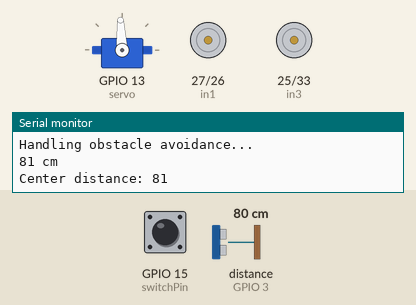
Recording of a sketch running on a simulated ESP32. Parts: servo, motor-driver pin pairs drawn as motors (green arrow = first pin HIGH = forward, orange = second pin HIGH = backward, longer = more drive, scaled by the enable pin), the last lines printed to the serial monitor. The test bench sets the inputs (shaded band); at power-on: distance to the obstacle (sensor on GPIO 3) 80 cm, GPIO 15 (switchPin) HIGH. The echo pulse lasts 58.3 µs per cm; WiFi joins after 1.5 s; servers stay silent unless stated.

Above: at 3.2 s.
3.3 s: distance to the obstacle (sensor on GPIO 3) set to 21 cm
6.4 s: distance to the obstacle (sensor on GPIO 3) set to 18 cm
At 10.3 s:
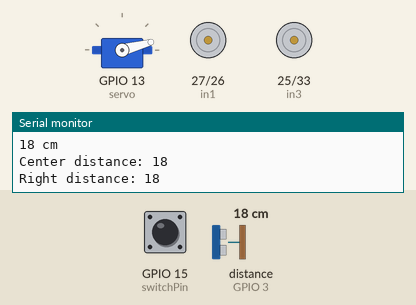
10.7 s: GPIO 15 (switchPin) pulled LOW for 3.2 s
At 16.9 s:
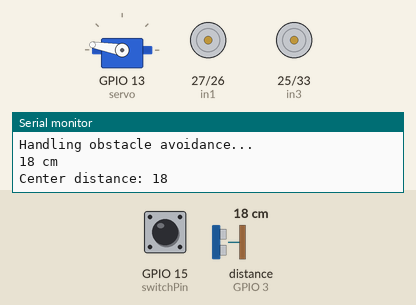
17.6 s: distance to the obstacle (sensor on GPIO 3) set to 35 cm
20.6 s: distance to the obstacle (sensor on GPIO 3) set to 2 cm
At 25.2 s:
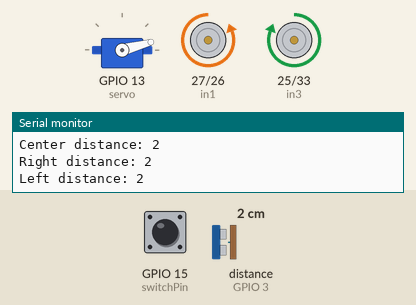
Timing chart, 0 to 25.9 s (numbered marks = the images above; inputs shaded):
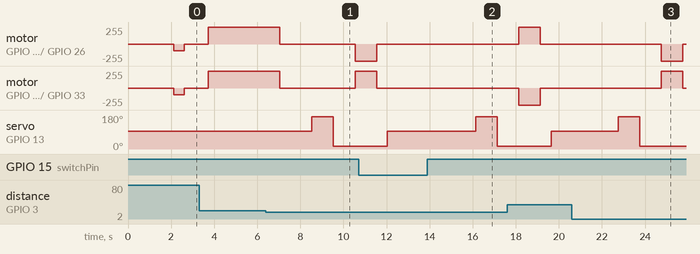

Measured:
- the behaviour switches between 20 and 19 cm on distance to the obstacle (sensor on GPIO 3) (found by bisection; images 0 and 1)
- after the input at 6.4 s, motor on GPIO 27 (in1) / GPIO 26 (in2): forward 255/255 → stopped after 0.63 s, → backward 255/255 3.5 s later; motor on GPIO 25 (in3) / GPIO 33 (in4): forward 255/255 → stopped after 0.63 s, → forward 255/255 3.5 s later; servo on GPIO 13 (servo): 93° → 170° after 2.1 s, → 15° 1.0 s later
- after the input at 10.7 s, motor on GPIO 27 (in1) / GPIO 26 (in2), motor on GPIO 25 (in3) / GPIO 33 (in4): goes on until 11.5 s, then stays stopped
- after the input at 20.6 s, motor on GPIO 27 (in1) / GPIO 26 (in2): stopped → backward 255/255 after 4.1 s, → stopped 1.0 s later; motor on GPIO 25 (in3) / GPIO 33 (in4): stopped → forward 255/255 after 4.1 s instead of 0.65 s; servo on GPIO 13 (servo): 93° → 170° after 2.1 s, → 15° 1.0 s later

The sketch:

roboMovementEsp32.ino
```cpp
// SO, THIS IS MY ROBOT CODE , WHICH CHANGES MODES THROUGH SWITCH FROM RC TO SELF MOVE
#include <ESP32Servo.h>
#include <WiFi.h>
#include <AsyncUDP.h>
#include <Arduino.h>
#include "DataParser.h"
#include <NewPing.h>

#define TRIGGER_PIN 1
#define ECHO_PIN 3
#define MAX_DISTANCE 200
#define switchPin 15
const char *ssid = "Redmi 9";
const char *password = "45454455";
const int udpPort = 12345;
DataParser dataParser;

int Speed = 50;
int Right_speed = 0;
int Left_speed = 0;
AsyncUDP udp;
Servo servo;
NewPing sonar(TRIGGER_PIN, ECHO_PIN, MAX_DISTANCE);
const int in1 = 27;
const int in2 = 26;
const int ena = 14;
const int in3 = 25;
const int in4 = 33;
const int enb = 32;

bool obstacleDetected = false;

void setup()
{
  Serial.begin(115200);

  pinMode(in1, OUTPUT);
  pinMode(in2, OUTPUT);
  pinMode(ena, OUTPUT);

  pinMode(in3, OUTPUT);
  pinMode(in4, OUTPUT);
  pinMode(enb, OUTPUT);

  servo.attach(13);
  servo.writeMicroseconds(1500);
  pinMode(switchPin, INPUT_PULLUP);

  WiFi.begin(ssid, password);

  while (WiFi.status() != WL_CONNECTED)
  {
    delay(1000);
    Serial.println("Connecting to WiFi...");
  }

  Serial.println("Connected to WiFi");

  if (udp.listen(udpPort))
  {
    Serial.print("UDP Listening on IP: ");
    Serial.println(WiFi.localIP());
    udp.onPacket([](AsyncUDPPacket packet)
                 {
      String IncomingData = (char*)packet.data();
      dataParser.parseData(IncomingData, ',');

      Speed = (dataParser.getField(1)).toInt();
      Left_speed = Speed;
      Right_speed = Speed; });
  }
}

void loop()
{
  int switchState = digitalRead(switchPin);

  if (switchState == LOW)
  {
    Serial.println("Handling commands...");
    handleCommands();
  }
  else
  {
    Serial.println("Handling obstacle avoidance...");
    handleObstacleAvoidance();
  }

  delay(1000); // Add a delay to avoid overwhelming the serial monitor
}

void handleCommands()
{
  if (dataParser.getField(0) == "f")
  {
    forward(Left_speed, Right_speed);
    Serial.println("fwd");
    obstacleDetected = false; // Reset obstacle detection flag when moving forward
  }
  if (dataParser.getField(0) == "b")
  {
    backward(Left_speed, Right_speed);
    Serial.println("bck");
    obstacleDetected = false; // Reset obstacle detection flag when moving backward
  }
  if (dataParser.getField(0) == "l")
  {
    left(Left_speed, Right_speed);
    Serial.println("left");
    obstacleDetected = false; // Reset obstacle detection flag when turning left
  }
  if (dataParser.getField(0) == "r")
  {
    right(Left_speed, Right_speed);
    Serial.println("right");
    obstacleDetected = false; // Reset obstacle detection flag when turning right
  }
  if (dataParser.getField(0) == "s")
  {
    Stop();
    obstacleDetected = false; // Reset obstacle detection flag when stopping
  }
}

void handleObstacleAvoidance()
{
  int distance = sonar.ping_cm();
  Serial.print(distance);
  Serial.println(" cm");
  servo.writeMicroseconds(1500);

  delay(100); // Allow some time for the servo to move, adjust as needed

  // Check the distance at the center (head) of the robot
  int distanceCenter = sonar.ping_cm();
  Serial.print("Center distance: ");
  Serial.println(distanceCenter);

  if (distance < 20)
  {
    Stop();

    delay(500);

    backward(100, 100);
    Stop();
    delay(1000);

    // Assuming servo is mounted on the head and rotates to look around
    servo.writeMicroseconds(2300); // Turn right
    delay(1000);

    // Check the distance on the right side
    int distanceRight = sonar.ping_cm();
    Serial.print("Right distance: ");
    Serial.println(distanceRight);

    // Move the servo to the left to check the left side
    servo.writeMicroseconds(700); // Turn left
    delay(1000);

    // Check the distance on the left side
    int distanceLeft = sonar.ping_cm();
    Serial.print("Left distance: ");
    Serial.println(distanceLeft);

    if (distanceRight < 20 || distanceLeft < 20)
    {
      // Obstacle on the right or left, turn in the opposite direction
      if (distanceRight < distanceLeft)
      {
        // Turn left
        left(255, 255);
        delay(1000);
      }
      else
      {
        // Turn right
        right(255, 255);
        delay(1000);
      }

      Stop();
      delay(500);
    }
    else
    {
      // No obstacle on the right or left, move forward
      forward(255, 255);
    }

    // Move the servo back to the center
    servo.writeMicroseconds(1500);
    delay(500);
  }
  else
  {
    // No obstacle at the center, move forward
    forward(255, 255);

    // If the robot was moving forward and detects an obstacle, go backward briefly
    if (!obstacleDetected)
    {
      backward(100, 100);
      delay(500);
      Stop();
    }
    obstacleDetected = true;
  }
}
void forward(int left_speed, int right_speed)
{
  digitalWrite(in1, HIGH);
  digitalWrite(in2, LOW);
  digitalWrite(in3, HIGH);
  digitalWrite(in4, LOW);
  analogWrite(ena, left_speed);
  analogWrite(enb, right_speed);
}

void backward(int left_speed, int right_speed)
{
  digitalWrite(in1, LOW);
  digitalWrite(in2, HIGH);
  digitalWrite(in3, LOW);
  digitalWrite(in4, HIGH);
  analogWrite(ena, left_speed);
  analogWrite(enb, right_speed);
}

void left(int left_speed, int right_speed)
{
  digitalWrite(in1, HIGH);
  digitalWrite(in2, LOW);
  digitalWrite(in3, LOW);
  digitalWrite(in4, HIGH);
  analogWrite(ena, left_speed);
  analogWrite(enb, right_speed);
}

void right(int left_speed, int right_speed)
{
  digitalWrite(in1, LOW);
  digitalWrite(in2, HIGH);
  digitalWrite(in3, HIGH);
  digitalWrite(in4, LOW);
  analogWrite(ena, left_speed);
  analogWrite(enb, right_speed);
}

void Stop()
{
  digitalWrite(in1, LOW);
  digitalWrite(in2, LOW);
  digitalWrite(in3, LOW);
  digitalWrite(in4, LOW);
  analogWrite(ena, 0);
  analogWrite(enb, 0);
}
```

DataParser.cpp
```cpp
#include "DataParser.h"
DataParser::DataParser() {
  _delimiter = ',';
  _fieldCount = 0;
}

void DataParser::parseData(const char* data, char delimiter) {
  _delimiter = delimiter;
  _fieldCount = 0;
  char* mutableData = strdup(data); // Duplicate the input data for modification
  char* token = strtok(mutableData, &_delimiter);
  while (token != NULL) {
    _fields[_fieldCount++] = String(token);
    token = strtok(NULL, &_delimiter);
  }
  free(mutableData); // Free the duplicated data
}

void DataParser::parseData(const String& data, char delimiter) {
  parseData(data.c_str(), delimiter); // Convert the String to a C-style string
}

String DataParser::getField(int index) {
  if (index >= 0 && index < _fieldCount) {
    return _fields[index];
  } else {
    return "";
  }
}

int DataParser::getFieldCount() {
  return _fieldCount;
}
```

DataParser.h
```cpp
#ifndef DataParser_h
#define DataParser_h

#include <Arduino.h>

class DataParser
{
public:
  DataParser();
  void parseData(const char *data, char delimiter);
  void parseData(const String &data, char delimiter);
  String getField(int index);
  int getFieldCount();

private:
  char _delimiter;
  String _fields[50];
  int _fieldCount;
};

#endif
```
